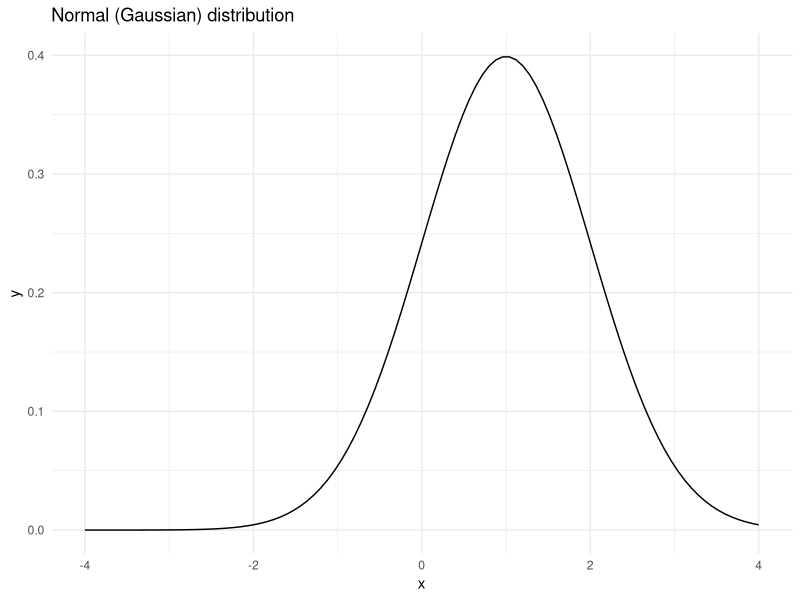
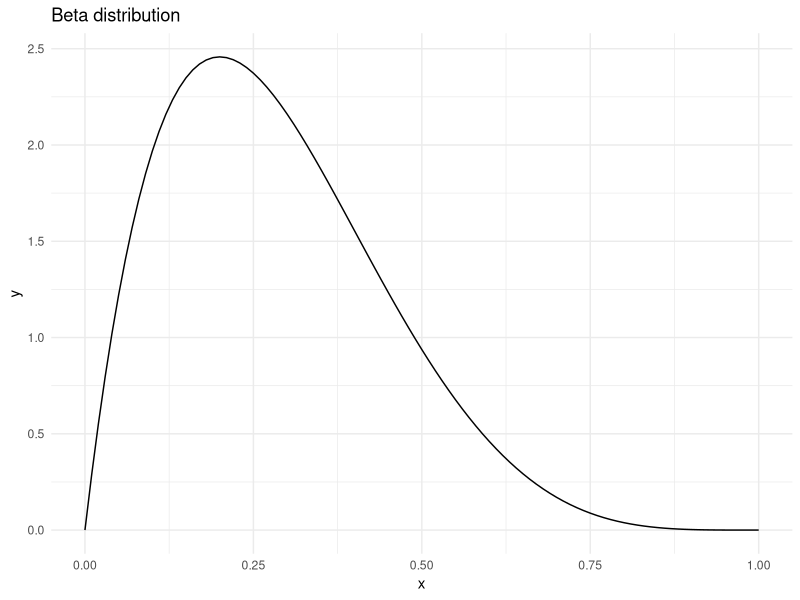
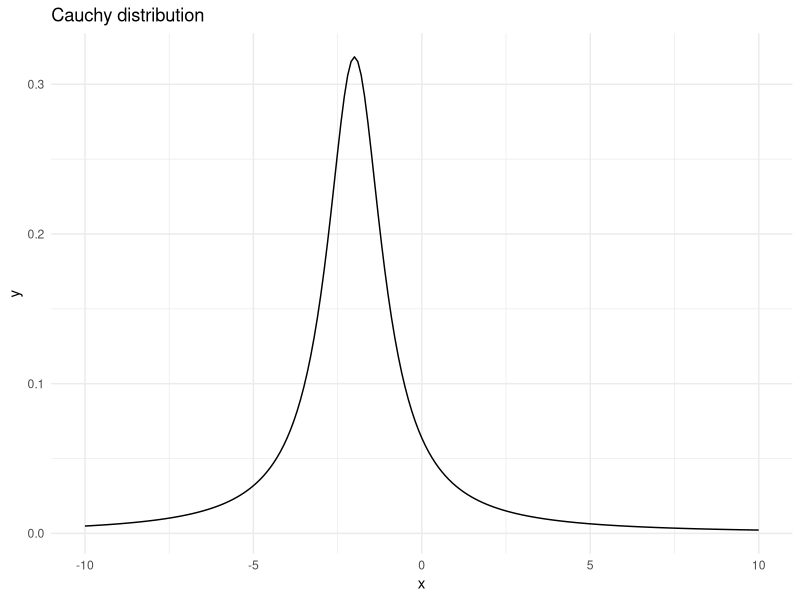
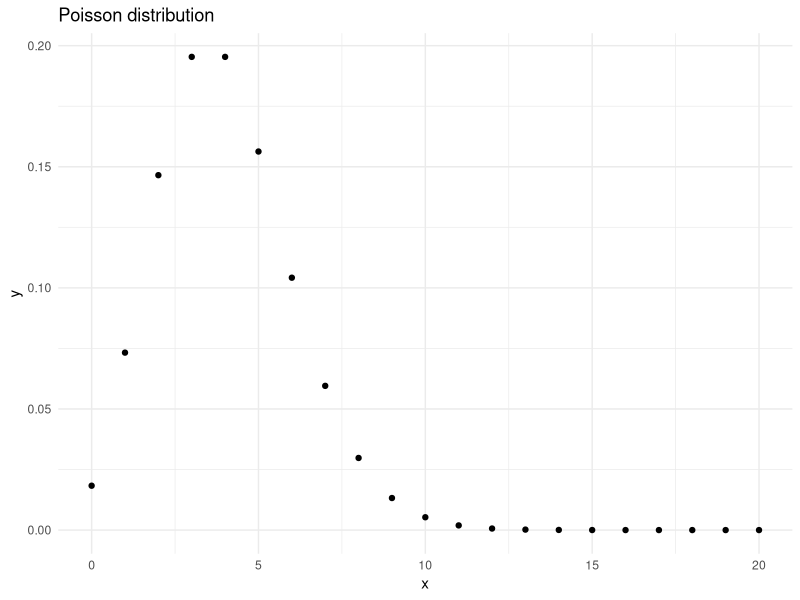

Source code (R) for these figures, in order:
## ---- chunk 1
knitr::opts_chunk$set(echo = TRUE)
knitr::opts_knit$set(root.dir = here::here())
## ---- chunk 2
library(tidyverse)
theme_set(theme_minimal()) # I just like this theme :)
## ---- chunk 3
ggplot(data = tibble(x = -4:4), aes(x)) +
  stat_function(fun = dnorm, n = 101, args = list(1)) +
  labs(title = "Normal (Gaussian) distribution")
## ---- chunk 4
ggplot(data = tibble(x = 0:1), aes(x)) +
  stat_function(fun = dbeta, n = 101, args = list(2, 5)) +
  labs(title = "Beta distribution")
## ---- chunk 5
ggplot(data = tibble(x = -10:10), aes(x)) +
  stat_function(fun = dcauchy, n = 201, args = list(-2, 1)) +
  labs(title = "Cauchy distribution")
## ---- chunk 6
# the range 0:20 includes 21 integers, so n = 21
ggplot(data = tibble(x = 0:20), aes(x)) +
  stat_function(fun = dpois, n = 21, args = list(4), geom = "point") +
  labs(title = "Poisson distribution")
